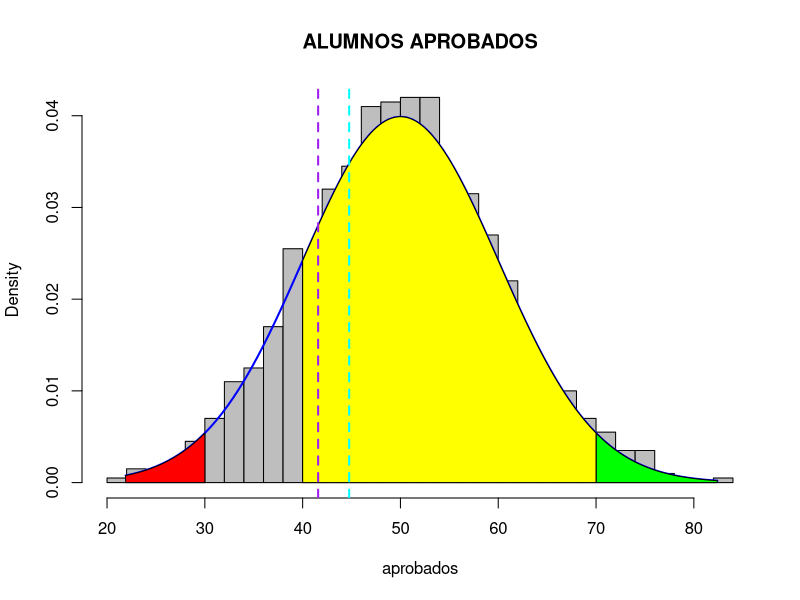

Here is the R script that generated this plot:
# 1. Seed
set.seed(123)
# 2. Generar datos normales

# media = 50, sd = 10
aprobados <- rnorm(n = 1000, mean = 50, sd = 10)

# 3. Histograma

hist(aprobados, breaks = 30, proba = TRUE,
	main = "ALUMNOS APROBADOS",
	col = "gray")

# 4. Densidad (dnorm)

x <- seq(min(aprobados),max(aprobados), length = 100)
lines(x,dnorm(x,mean = 50,sd = 10), col = "blue", lwd = 2 )

# 5. Zonas de probabilidad (pnorm)

menor_30 <- pnorm(30,mean = 50,sd=10)
mayor_70 <- pnorm(70,mean=50,sd=10,lower.tail = FALSE)
entre_40_70 <- pnorm(70,mean = 50,sd=10) - pnorm(40,mean = 50,sd=10)

# P(X<=30)
menor_30
# P(X>70)
mayor_70
# P(40<=X<=70)
entre_40_70


# 6. Dato que % de datos estan <= que

q1 <- qnorm(0.2, mean = 50, sd = 10)
q2 <- qnorm(0.7, mean = 50, sd = 10, lower.tail= FALSE)

# Del dato hay 20% de los demas datos <=
q1
# Del dato hay 30% de los demas datos >
q2


# GRAFICAS

# G.1 Pnorm

x1<- seq(min(x),30, length= 100)
polygon(c(x1,rev(x1)),c(dnorm(x1,50,10), rep(0,length(x1))), col = "red")


x2<- seq(70,max(x), length= 100)
polygon(c(x2,rev(x2)),c(dnorm(x2,50,10), rep(0,length(x2))), col = "green")


# Sombrear área P(40 <= X <= 70)
x3 <- seq(40,70, length = 100)
polygon(c(x3,rev(x3)), c(dnorm(x3,50,10), rep(0,length(x3))), col = "yellow")

# G.2 Qnorm

# Agregar líneas verticales en percentiles
abline(v = c(q1, q2), col = c("purple", "cyan"),
       lty = 2, lwd = 2)
